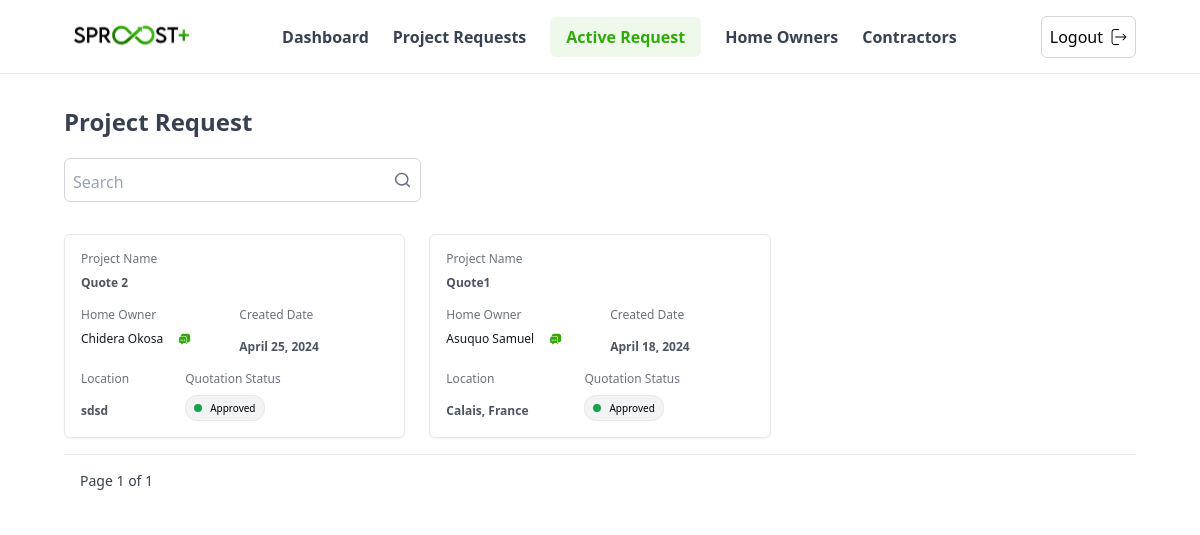
The page /user-admin/active-projects/ (signed in) on the database as committed earlier.
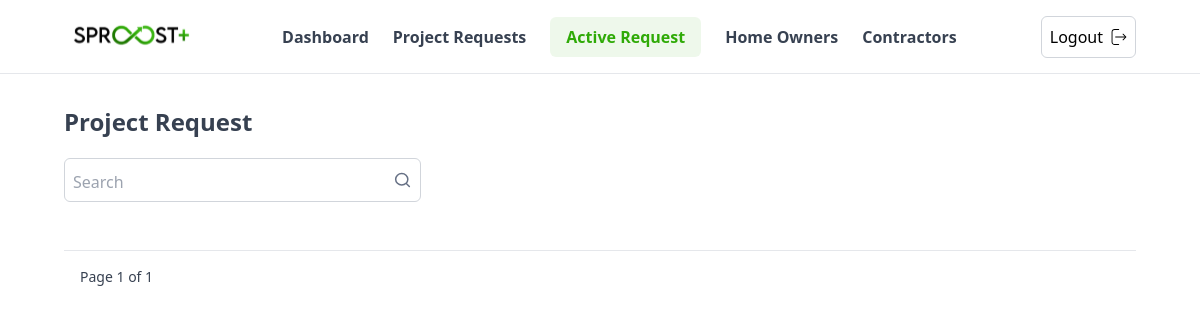
The same page on the database as committed later.
### quotes/models.py (models this page shows, shortened)
class Project(models.Model):
    admin = models.ForeignKey("accounts.User", on_delete=models.SET_NULL, null=True)
    quote_request = models.ForeignKey(QuoteRequest, on_delete=models.CASCADE, null=False, related_name='quote_project')
    file = models.FileField(upload_to=upload_location, null=True, blank=True)
    is_approved = models.BooleanField(default=False)

class QuoteRequest(models.Model):
    user = models.ForeignKey("accounts.User", on_delete=models.CASCADE, null=False, related_name="quote_requests", help_text='created_by_home_owners')
    uuid = models.UUIDField(default=uuid.uuid4, editable=False, unique=True)
    title = models.CharField(max_length=255, null=False)
    summary = models.TextField(null=False, max_length=257)
    status = models.CharField(max_length=255, choices=QuoteRequestStatus.choices, default=QuoteRequestStatus.pending, null=False)
    contact_phone = models.CharField(max_length=20, null=False)
    contact_email = models.EmailField(max_length=255, null=False)
    property_address = models.CharField(max_length=255, null=False)
    upload_date = models.DateTimeField(auto_now_add=True, null=False)
    media_paths = GenericRelation("main.Media")
    is_quote = models.BooleanField(default=True)
    created_by_agent = models.ForeignKey("accounts.User", on_delete=models.SET_NULL, blank=True, null=True, related_name='agent_quote_requests')
    objects = QuoteRequestManager()

### accounts/models.py (models this page shows, shortened)
class User(AbstractUser):
    phone_number = PhoneNumberField(null=False, blank=False)
    user_type = models.CharField(max_length = 3, choices = USER_TYPE_CHOICES)
    date_joined = models.DateTimeField(auto_now_add=True)
    slug = models.SlugField(
        blank=True,
        null=True,
        unique=True,
        max_length=100,
        allow_unicode=True)

### admins/views.py (the view)
# urls.py: path('active-projects/', views.activeProjectList, name="active-projects"),
@login_required
def activeProjectList(request):
    active_projects = Project.objects.filter(is_approved=True).select_related('quote_request').order_by('-id')
    query = request.GET.get('q')
    if query:
        active_projects = active_projects.filter(
            Q(quote_request__user__first_name__icontains=query) |
            Q(quote_request__user__last_name__icontains=query) |
            Q(quote_request__title__icontains=query)
        )
    paginator = Paginator(active_projects, 10)
    page_number = request.GET.get('page')
    page_obj = paginator.get_page(page_number)
    context = {
        'projects': page_obj
    }
    return render(request, 'user_admin/active_projects.html', context)

### templates/user_admin/active_projects.html (shortened to what this page needs)
{% extends "user_admin/base.html" %} {% load static %} {% block navbar %} {% include "user_admin/navbar.html" %} {% endblock navbar %} {% block content %}
<main class="w-full px-[1rem] md:px-[4rem] flex flex-col gap-8 my-8">
    <div class="">
        <div class="mb-4">
            <h1 class="text-2xl font-semibold text-gray-700">Project Request</h1>
        </div>
        <div class="w-full flex items-center justify-between">
            <div class="w-1/3 group border border-gray-300 rounded-md gap-2 p-2 mt-1">
                <form class = "flex items-center ">
                    <input type="text" name="q" id="search" placeholder="Search" class="w-full h-full outline-none group-focus:outline-none mt-1 focus-visible:border-none border-none" />
                    <button type = "submit">
                        <img src="{% static 'svgs/search.svg' %}" alt="" class="w-[20px] h-[20px] object-contain" />
                    </button>
                </form>
            </div>
        </div>
    </div>
    <div class="">
        <div class="grid grid-cols-1 md:grid-cols-2 lg:grid-cols-3 2xl:grid-cols-4 gap-6">
            {% for project in projects %}
            <div class="w-full flex flex-col gap-4 p-4 border text-xs border-neutral-150 rounded-md shadow-sm">
                <div class="w-full flex items-center justify-between">
                    <div class="text-xs flex flex-col gap-2">
                        <span class="text-gray-500 font-medium">Project Name</span>
                        <h3 class="text-gray-600 font-semibold">{{project.quote_request.title}}</h3>
                    </div>
                </div>
                <div class="flex items-start gap-12 w-full">
                    <div class="">
                        <span class="text-gray-500 font-medium">Home Owner</span>
                        <div class="flex items-center gap-4 mt-2">
                            <span class="text-gray-900 font-medium">{{project.quote_request.user.first_name}} {{project.quote_request.user.last_name}}</span>
                            <img src="{% static 'svgs/chat-msg.svg' %}" alt="" />
                        </div>
                    </div>
                    <div class="text-xs flex flex-col gap-2">
                        <span class="text-gray-500 font-medium">Created Date</span>
                        <h3 class="text-gray-600 font-semibold mt-2">{{project.quote_request.upload_date|date:"F j, Y"}}</h3>
                    </div>
                </div>
                <div class="flex items-start gap-14 w-full">
                    <div class="text-xs flex flex-col gap-2">
                        <span class="text-gray-500 font-medium">Location</span>
                        <h3 class="text-gray-600 font-semibold mt-2">{{project.quote_request.property_address}}</h3>
                    </div>
                    <div class="text-xs flex flex-col gap-2">
                        <span class="text-gray-500 font-medium">Quotation Status</span>
                        <div class="inline-flex p-1 px-2 bg-gray-200 bg-opacity-50 items-center w-fit gap-2 border border-neutral-150 rounded-xl">
                            <div class="w-2 h-2 {% if project.quote_request.status|lower == "pending" %} bg-blue-600 {% elif project.quote_request.status|lower == "approved" %} bg-green-600 {% else %} bg-red-600  {% endif %}rounded-full"></div>
                            <span class="text-[10px]">{{project.quote_request.status}}</span>
                        </div>
                    </div>
                </div>
            </div>
            {% endfor %}
        </div>
        <div class="flex items-center justify-between p-4 border-t mt-4 border-neutral-150">
            <span class="text-gray-700  text-sm font-medium">Page {{ projects.number }} of {{ projects.paginator.num_pages }}</span>
        </div>
    </div>
</main>
{% endblock %}

Rows that differ between the two databases and show on the page:
removed Project: quote_request "Quote 2", quote_request.user.first_name "Chidera", quote_request.user.last_name "Okosa", quote_request.upload_date "April 25, 2024", quote_request.property_address "sdsd", quote_request.status "Approved"
removed Project: quote_request "Quote1", quote_request.user.first_name "Asuquo", quote_request.user.last_name "Samuel", quote_request.upload_date "April 18, 2024", quote_request.property_address "Calais, France", quote_request.status "Approved"
